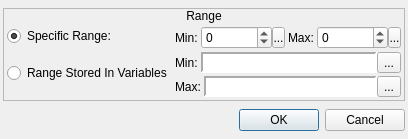
<?xml version="1.0" encoding="UTF-8"?>
<ui version="4.0">
 <class>GetRandomNumberDialog</class>
 <widget class="QDialog" name="GetRandomNumberDialog">
  <property name="geometry">
   <rect>
    <x>0</x>
    <y>0</y>
    <width>389</width>
    <height>139</height>
   </rect>
  </property>
  <property name="windowTitle">
   <string>Get Random Number</string>
  </property>
  <property name="windowIcon">
   <iconset resource="gui_icons.qrc">
    <normaloff>:/icons/openrpgmaker.png</normaloff>:/icons/openrpgmaker.png</iconset>
  </property>
  <property name="styleSheet">
   <string notr="true">.QFrame
{
	border-width: 1px;
	border-style: solid;
	border-color: palette(window-text);
}

.QFrame&gt;QLabel
{
	border-width: 0px;
	background-color: palette(window-text);
	color: palette(window);
	font-weight: bold;
}

.QFrame&gt;QCheckBox
{
	background-color: palette(window-text);
	border-width: 0px;
	border-style: none;
	color: palette(window);
	spacing: 3px;
	font-weight: bold;
	padding: 0px 0px 0px 3px;
}

.QFrame&gt;QCheckBox::indicator
{
	min-width: 8px;
	max-width: 8px;
	min-height: 8px;
	max-height: 8px;
	width: 8px;
	height: 8px;
	border-width: 2px;
	border-radius: 0px;
	border-style: ridge;
	border-color: palette(mid);
}

.QFrame&gt;QCheckBox::indicator:unchecked
{
	background-color: palette(base);
}

.QFrame&gt;QCheckBox::indicator:checked
{
	background-color: palette(window-text);
}

.QFrame&gt;QCheckBox::indicator:hover
{
	border-color: palette(highlight);
}</string>
  </property>
  <layout class="QVBoxLayout" name="verticalLayout">
   <property name="spacing">
    <number>3</number>
   </property>
   <property name="margin">
    <number>3</number>
   </property>
   <item>
    <widget class="QFrame" name="frame_11">
     <property name="sizePolicy">
      <sizepolicy hsizetype="Preferred" vsizetype="Fixed">
       <horstretch>0</horstretch>
       <verstretch>0</verstretch>
      </sizepolicy>
     </property>
     <property name="frameShape">
      <enum>QFrame::StyledPanel</enum>
     </property>
     <property name="frameShadow">
      <enum>QFrame::Raised</enum>
     </property>
     <layout class="QVBoxLayout" name="verticalLayout_16">
      <property name="spacing">
       <number>0</number>
      </property>
      <property name="margin">
       <number>0</number>
      </property>
      <item>
       <widget class="QLabel" name="label_6">
        <property name="sizePolicy">
         <sizepolicy hsizetype="Preferred" vsizetype="Fixed">
          <horstretch>0</horstretch>
          <verstretch>0</verstretch>
         </sizepolicy>
        </property>
        <property name="text">
         <string>Range</string>
        </property>
        <property name="alignment">
         <set>Qt::AlignCenter</set>
        </property>
       </widget>
      </item>
      <item>
       <widget class="QWidget" name="widget_13" native="true">
        <layout class="QHBoxLayout" name="horizontalLayout_15">
         <property name="spacing">
          <number>3</number>
         </property>
         <property name="margin">
          <number>3</number>
         </property>
         <item>
          <widget class="QWidget" name="widget_15" native="true">
           <property name="sizePolicy">
            <sizepolicy hsizetype="Fixed" vsizetype="Preferred">
             <horstretch>0</horstretch>
             <verstretch>0</verstretch>
            </sizepolicy>
           </property>
           <layout class="QVBoxLayout" name="verticalLayout_18">
            <property name="spacing">
             <number>3</number>
            </property>
            <property name="margin">
             <number>0</number>
            </property>
            <item>
             <widget class="QRadioButton" name="rand_rbSpecificRange">
              <property name="text">
               <string>Specific Range:</string>
              </property>
              <property name="checked">
               <bool>true</bool>
              </property>
             </widget>
            </item>
            <item>
             <widget class="QRadioButton" name="rand_rbStoredRange">
              <property name="sizePolicy">
               <sizepolicy hsizetype="Minimum" vsizetype="Preferred">
                <horstretch>0</horstretch>
                <verstretch>0</verstretch>
               </sizepolicy>
              </property>
              <property name="text">
               <string>Range Stored In Variables</string>
              </property>
             </widget>
            </item>
           </layout>
          </widget>
         </item>
         <item>
          <widget class="QWidget" name="widget_16" native="true">
           <layout class="QVBoxLayout" name="verticalLayout_19">
            <property name="spacing">
             <number>3</number>
            </property>
            <property name="margin">
             <number>0</number>
            </property>
            <item>
             <widget class="QWidget" name="rand_wRange" native="true">
              <layout class="QHBoxLayout" name="horizontalLayout_12">
               <property name="spacing">
                <number>3</number>
               </property>
               <property name="margin">
                <number>0</number>
               </property>
               <item>
                <widget class="QLabel" name="label_8">
                 <property name="sizePolicy">
                  <sizepolicy hsizetype="Fixed" vsizetype="Preferred">
                   <horstretch>0</horstretch>
                   <verstretch>0</verstretch>
                  </sizepolicy>
                 </property>
                 <property name="text">
                  <string>Min:</string>
                 </property>
                </widget>
               </item>
               <item>
                <widget class="QWidget" name="widget_19" native="true">
                 <layout class="QHBoxLayout" name="horizontalLayout_10">
                  <property name="spacing">
                   <number>0</number>
                  </property>
                  <property name="margin">
                   <number>0</number>
                  </property>
                  <item>
                   <widget class="QSpinBox" name="rand_sbMin">
                    <property name="sizePolicy">
                     <sizepolicy hsizetype="Preferred" vsizetype="Fixed">
                      <horstretch>0</horstretch>
                      <verstretch>0</verstretch>
                     </sizepolicy>
                    </property>
                    <property name="accelerated">
                     <bool>true</bool>
                    </property>
                    <property name="minimum">
                     <number>-2147483647</number>
                    </property>
                    <property name="maximum">
                     <number>2147483647</number>
                    </property>
                   </widget>
                  </item>
                  <item>
                   <widget class="SpinBoxSideButton" name="rand_bMinSideButton">
                    <property name="minimumSize">
                     <size>
                      <width>13</width>
                      <height>21</height>
                     </size>
                    </property>
                    <property name="maximumSize">
                     <size>
                      <width>13</width>
                      <height>21</height>
                     </size>
                    </property>
                    <property name="text">
                     <string>...</string>
                    </property>
                    <property name="icon">
                     <iconset resource="gui_icons.qrc">
                      <normaloff>:/icons/spinBoxSideButton.png</normaloff>:/icons/spinBoxSideButton.png</iconset>
                    </property>
                    <property name="iconSize">
                     <size>
                      <width>8</width>
                      <height>16</height>
                     </size>
                    </property>
                   </widget>
                  </item>
                 </layout>
                </widget>
               </item>
               <item>
                <widget class="QLabel" name="label_9">
                 <property name="sizePolicy">
                  <sizepolicy hsizetype="Fixed" vsizetype="Preferred">
                   <horstretch>0</horstretch>
                   <verstretch>0</verstretch>
                  </sizepolicy>
                 </property>
                 <property name="text">
                  <string>Max:</string>
                 </property>
                </widget>
               </item>
               <item>
                <widget class="QWidget" name="widget_20" native="true">
                 <layout class="QHBoxLayout" name="horizontalLayout_11">
                  <property name="spacing">
                   <number>0</number>
                  </property>
                  <property name="margin">
                   <number>0</number>
                  </property>
                  <item>
                   <widget class="QSpinBox" name="rand_sbMax">
                    <property name="sizePolicy">
                     <sizepolicy hsizetype="Preferred" vsizetype="Fixed">
                      <horstretch>0</horstretch>
                      <verstretch>0</verstretch>
                     </sizepolicy>
                    </property>
                    <property name="accelerated">
                     <bool>true</bool>
                    </property>
                    <property name="minimum">
                     <number>-2147483647</number>
                    </property>
                    <property name="maximum">
                     <number>2147483647</number>
                    </property>
                   </widget>
                  </item>
                  <item>
                   <widget class="SpinBoxSideButton" name="rand_bMaxSideButton">
                    <property name="minimumSize">
                     <size>
                      <width>13</width>
                      <height>21</height>
                     </size>
                    </property>
                    <property name="maximumSize">
                     <size>
                      <width>13</width>
                      <height>21</height>
                     </size>
                    </property>
                    <property name="text">
                     <string>...</string>
                    </property>
                    <property name="icon">
                     <iconset resource="gui_icons.qrc">
                      <normaloff>:/icons/spinBoxSideButton.png</normaloff>:/icons/spinBoxSideButton.png</iconset>
                    </property>
                    <property name="iconSize">
                     <size>
                      <width>8</width>
                      <height>16</height>
                     </size>
                    </property>
                   </widget>
                  </item>
                 </layout>
                </widget>
               </item>
              </layout>
             </widget>
            </item>
            <item>
             <widget class="QWidget" name="rand_wVariables" native="true">
              <layout class="QVBoxLayout" name="verticalLayout_20">
               <property name="spacing">
                <number>3</number>
               </property>
               <property name="margin">
                <number>0</number>
               </property>
               <item>
                <layout class="QHBoxLayout" name="horizontalLayout_13">
                 <property name="spacing">
                  <number>3</number>
                 </property>
                 <item>
                  <widget class="QLabel" name="label_10">
                   <property name="sizePolicy">
                    <sizepolicy hsizetype="Fixed" vsizetype="Preferred">
                     <horstretch>0</horstretch>
                     <verstretch>0</verstretch>
                    </sizepolicy>
                   </property>
                   <property name="text">
                    <string>Min:</string>
                   </property>
                  </widget>
                 </item>
                 <item>
                  <widget class="QWidget" name="wVariable_3" native="true">
                   <layout class="QHBoxLayout" name="horizontalLayout_41">
                    <property name="spacing">
                     <number>0</number>
                    </property>
                    <property name="margin">
                     <number>0</number>
                    </property>
                    <item>
                     <widget class="QLabel" name="rand_lblMinVariable">
                      <property name="sizePolicy">
                       <sizepolicy hsizetype="Preferred" vsizetype="Preferred">
                        <horstretch>0</horstretch>
                        <verstretch>0</verstretch>
                       </sizepolicy>
                      </property>
                      <property name="minimumSize">
                       <size>
                        <width>150</width>
                        <height>0</height>
                       </size>
                      </property>
                      <property name="font">
                       <font>
                        <family>Monospace</family>
                       </font>
                      </property>
                      <property name="styleSheet">
                       <string notr="true">background-color: palette(base);</string>
                      </property>
                      <property name="frameShape">
                       <enum>QFrame::Panel</enum>
                      </property>
                      <property name="frameShadow">
                       <enum>QFrame::Sunken</enum>
                      </property>
                      <property name="lineWidth">
                       <number>2</number>
                      </property>
                      <property name="text">
                       <string/>
                      </property>
                     </widget>
                    </item>
                    <item>
                     <widget class="QToolButton" name="rand_bBrowseMinVariables">
                      <property name="text">
                       <string>...</string>
                      </property>
                      <property name="icon">
                       <iconset resource="gui_icons.qrc">
                        <normaloff>:/icons/fileopen.png</normaloff>:/icons/fileopen.png</iconset>
                      </property>
                     </widget>
                    </item>
                   </layout>
                  </widget>
                 </item>
                </layout>
               </item>
               <item>
                <layout class="QHBoxLayout" name="horizontalLayout_14">
                 <property name="spacing">
                  <number>3</number>
                 </property>
                 <item>
                  <widget class="QLabel" name="label_11">
                   <property name="sizePolicy">
                    <sizepolicy hsizetype="Fixed" vsizetype="Preferred">
                     <horstretch>0</horstretch>
                     <verstretch>0</verstretch>
                    </sizepolicy>
                   </property>
                   <property name="text">
                    <string>Max:</string>
                   </property>
                  </widget>
                 </item>
                 <item>
                  <widget class="QWidget" name="wVariable_4" native="true">
                   <layout class="QHBoxLayout" name="horizontalLayout_42">
                    <property name="spacing">
                     <number>0</number>
                    </property>
                    <property name="margin">
                     <number>0</number>
                    </property>
                    <item>
                     <widget class="QLabel" name="rand_lblMaxVariable">
                      <property name="sizePolicy">
                       <sizepolicy hsizetype="Preferred" vsizetype="Preferred">
                        <horstretch>0</horstretch>
                        <verstretch>0</verstretch>
                       </sizepolicy>
                      </property>
                      <property name="minimumSize">
                       <size>
                        <width>150</width>
                        <height>0</height>
                       </size>
                      </property>
                      <property name="font">
                       <font>
                        <family>Monospace</family>
                       </font>
                      </property>
                      <property name="styleSheet">
                       <string notr="true">background-color: palette(base);</string>
                      </property>
                      <property name="frameShape">
                       <enum>QFrame::Panel</enum>
                      </property>
                      <property name="frameShadow">
                       <enum>QFrame::Sunken</enum>
                      </property>
                      <property name="lineWidth">
                       <number>2</number>
                      </property>
                      <property name="text">
                       <string/>
                      </property>
                     </widget>
                    </item>
                    <item>
                     <widget class="QToolButton" name="rand_bBrowseMaxVariables">
                      <property name="text">
                       <string>...</string>
                      </property>
                      <property name="icon">
                       <iconset resource="gui_icons.qrc">
                        <normaloff>:/icons/fileopen.png</normaloff>:/icons/fileopen.png</iconset>
                      </property>
                     </widget>
                    </item>
                   </layout>
                  </widget>
                 </item>
                </layout>
               </item>
              </layout>
             </widget>
            </item>
           </layout>
          </widget>
         </item>
        </layout>
       </widget>
      </item>
     </layout>
    </widget>
   </item>
   <item>
    <widget class="QDialogButtonBox" name="buttonBox">
     <property name="orientation">
      <enum>Qt::Horizontal</enum>
     </property>
     <property name="standardButtons">
      <set>QDialogButtonBox::Cancel|QDialogButtonBox::Ok</set>
     </property>
    </widget>
   </item>
  </layout>
 </widget>
 <customwidgets>
  <customwidget>
   <class>SpinBoxSideButton</class>
   <extends>QToolButton</extends>
   <header>spinboxsidebutton.h</header>
  </customwidget>
 </customwidgets>
 <resources>
  <include location="gui_icons.qrc"/>
 </resources>
 <connections>
  <connection>
   <sender>buttonBox</sender>
   <signal>accepted()</signal>
   <receiver>GetRandomNumberDialog</receiver>
   <slot>accept()</slot>
   <hints>
    <hint type="sourcelabel">
     <x>248</x>
     <y>254</y>
    </hint>
    <hint type="destinationlabel">
     <x>157</x>
     <y>274</y>
    </hint>
   </hints>
  </connection>
  <connection>
   <sender>buttonBox</sender>
   <signal>rejected()</signal>
   <receiver>GetRandomNumberDialog</receiver>
   <slot>reject()</slot>
   <hints>
    <hint type="sourcelabel">
     <x>316</x>
     <y>260</y>
    </hint>
    <hint type="destinationlabel">
     <x>286</x>
     <y>274</y>
    </hint>
   </hints>
  </connection>
 </connections>
</ui>
